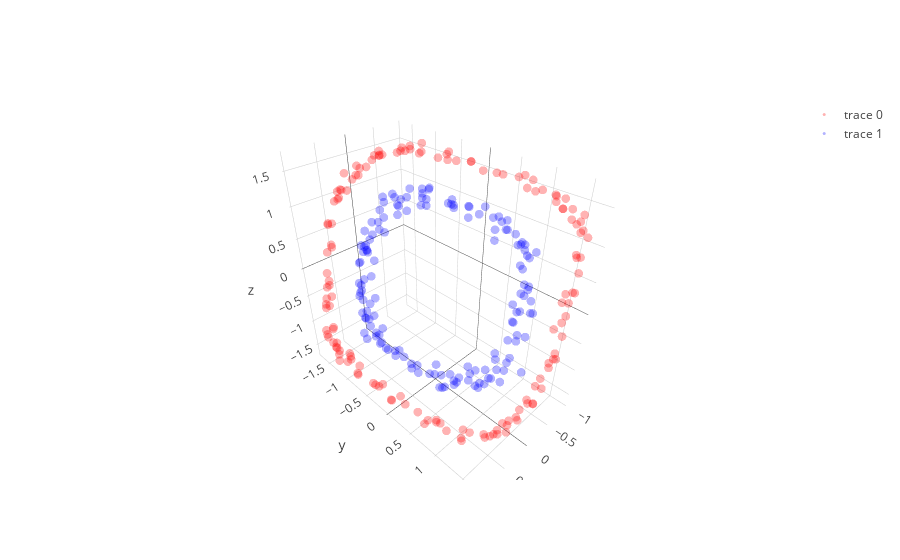

Source (notebook cell):
### Code cell
# with all scale
expand_dim = 3
w1 = np.random.randn(2,expand_dim)
w2 = np.random.randn(expand_dim,2)

a = np.ones(expand_dim)
b = np.ones(expand_dim)
c = np.zeros(expand_dim)

w1 = _sym_decorrelation(w1)
w2 = _sym_decorrelation(w2)

temp_X = np.copy(X)
mini_batch_size = 10
for iter in range(5000):
    cum_loss = 0; temp_X   = shuffle(temp_X)
    
    for mini_batch in range(0,len(X),mini_batch_size):
        current_batch = temp_X[mini_batch:mini_batch+mini_batch_size]
        
        layer1 = current_batch @ w1
        layer1a= a*g(b*layer1)+c
        layer1a= layer1a + (1/(iter+1))*np.random.randn(expand_dim)
        layer2 = layer1a       @ w2
        loss   = w2.T @ layer1a.T @ layer1a @ w2
        
        grad2 = -layer1a.T @ layer1a @ w2 
        grad1a= -layer1a@w2@w2.T
        grada = grad1a*g(b*layer1)
        gradb = grad1a*a*g_grad(b*layer1)*layer1
        gradc = grad1a
        grad1 = current_batch.T @(grad1a*a*g_grad(b*layer1)*b) - current_batch.T @ current_batch @ w1 

        w2 = w2 - 0.000009 * grad2
        a = a -   0.000005 * grada.mean(0)
        b = b -   0.000005 * gradb.mean(0)
        c = c -   0.000005 * gradc.mean(0)
        w1 = w1 - 0.000009 * grad1
        
        w1 = _sym_decorrelation(w1)
        w2 = _sym_decorrelation(w2)
        cum_loss      = cum_loss + loss.mean()
        
    if iter%200==0:print('Iter : ',iter," Loss: ",cum_loss)

# projection
projected_mine = (a*g(b*(X @ w1))+c) @ w2

plt.figure(figsize=(20,5))
plt.subplot(1, 3, 1)
# plt.scatter(X[:, 0], X[:,1], color='red', alpha=0.5)
plt.scatter(X[y==0, 0], X[y==0, 1], color='red', alpha=0.5)
plt.scatter(X[y==1, 0], X[y==1, 1], color='blue', alpha=0.5)
plt.quiver(X.mean(0)[0], X.mean(0)[1], evector[0,0],evector[0,1], color=['b'], scale=2.5)
plt.quiver(X.mean(0)[0], X.mean(0)[1], evector[1,0],evector[1,1], color=['g'], scale=2.5)

plt.subplot(1, 3, 2,projection='3d')
one_layer_project = (a*g(b*(X @ w1))+c)
plt.scatter(one_layer_project[:,0],one_layer_project[:,1],one_layer_project[:,2], color='red')

plt.subplot(1, 3, 3)
# plt.scatter(projected_mine, np.zeros(len(projected_mine) ), color='red', alpha=0.5)
plt.scatter(projected_mine[y==0, 0], projected_mine[y==0, 1], color='red', alpha=0.5)
plt.scatter(projected_mine[y==1, 0], projected_mine[y==1, 1], color='blue', alpha=0.5)

plt.show()

trace1 = go.Scatter3d(
    x=one_layer_project[y==0,0],
    y=one_layer_project[y==0,1],
    z=one_layer_project[y==0,2],
    mode='markers',
    line=dict(color='red',width=0.5),
    marker=dict(size=3,opacity=0.3)
)

trace2 = go.Scatter3d(
    x=one_layer_project[y==1,0],
    y=one_layer_project[y==1,1],
    z=one_layer_project[y==1,2],
    mode='markers',
    line=dict(color='blue',width=0.5),
    marker=dict(size=3,opacity=0.3)
)
data = [trace1,trace2]
fig  = go.Figure(data=data)
iplot(fig)

### Figure 1 — Plotly figure (JSON) as saved in the notebook; plotly's stock layout.template omitted (floating-point values rounded to 4 significant figures; data arrays with more than 128 entries replaced by an {"elided": "..."} marker saying what was removed)
{"data": [{"line": {"color": "red", "width": 0.5}, "marker": {"opacity": 0.3, "size": 3}, "mode": "markers", "type": "scatter3d", "uid": "ff38afe5-0e34-4644-8faf-4615cf18fa90", "x": {"elided": "150 float values"}, "y": {"elided": "150 float values"}, "z": {"elided": "150 float values"}}, {"line": {"color": "blue", "width": 0.5}, "marker": {"opacity": 0.3, "size": 3}, "mode": "markers", "type": "scatter3d", "uid": "dd896c87-6ac1-4ea2-a303-78a180eb1c48", "x": {"elided": "150 float values"}, "y": {"elided": "150 float values"}, "z": {"elided": "150 float values"}}], "layout": {}}
